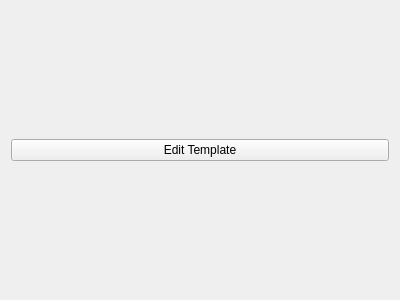
<?xml version="1.0" encoding="UTF-8"?>
<ui version="4.0">
 <class>TemplateChip_Dlg</class>
 <widget class="QWidget" name="TemplateChip_Dlg">
  <property name="geometry">
   <rect>
    <x>0</x>
    <y>0</y>
    <width>400</width>
    <height>300</height>
   </rect>
  </property>
  <property name="windowTitle">
   <string>Form</string>
  </property>
  <layout class="QGridLayout" name="gridLayout">
   <item row="0" column="0">
    <widget class="QPushButton" name="pushButton">
     <property name="text">
      <string>Edit Template</string>
     </property>
    </widget>
   </item>
  </layout>
 </widget>
 <resources/>
 <connections>
  <connection>
   <sender>pushButton</sender>
   <signal>clicked()</signal>
   <receiver>TemplateChip_Dlg</receiver>
   <slot>editTemplate()</slot>
   <hints>
    <hint type="sourcelabel">
     <x>199</x>
     <y>149</y>
    </hint>
    <hint type="destinationlabel">
     <x>199</x>
     <y>149</y>
    </hint>
   </hints>
  </connection>
 </connections>
 <slots>
  <slot>editTemplate()</slot>
 </slots>
</ui>
